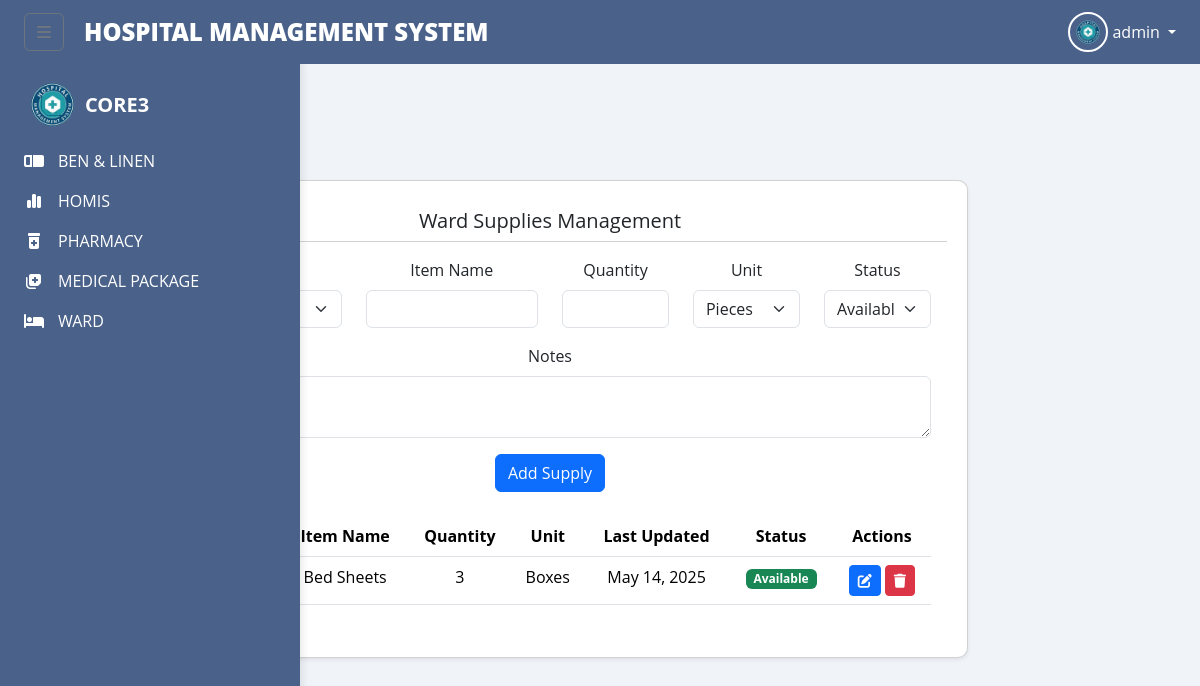
Page /ward_supplies.php (signed in) on the committed database.
### tables this page shows
CREATE TABLE `ward_supplies` (
  `supply_id` int(11) NOT NULL,
  `item_type` enum('linen','medical','equipment') NOT NULL,
  `item_name` varchar(100) NOT NULL,
  `quantity` int(11) NOT NULL DEFAULT 0,
  `unit` enum('pieces','boxes','sets') NOT NULL,
  `status` enum('available','low','out') NOT NULL DEFAULT 'available',
  `notes` text DEFAULT NULL,
  `created_by` int(11) NOT NULL,
  `created_at` timestamp NOT NULL DEFAULT current_timestamp(),
  `updated_at` timestamp NOT NULL DEFAULT current_timestamp() ON UPDATE current_timestamp()
);

### ward_supplies.php (the view, shortened to what this page needs)
<?php
include 'config.php';
$supplies = [];
$query = "SELECT * FROM ward_supplies ORDER BY item_type, item_name";
$result = $conn->query($query);
if ($result) {
    while ($row = $result->fetch_assoc()) {
        $supplies[] = $row;
    }
}
?>
<!DOCTYPE html>
<html lang="en">
<head>
    <link href="https://cdn.jsdelivr.net/npm/bootstrap@5.3.3/dist/css/bootstrap.min.css" rel="stylesheet">
    <link rel="stylesheet" href="https://cdnjs.cloudflare.com/ajax/libs/font-awesome/6.5.2/css/all.min.css">
    <link href='https://unpkg.com/boxicons@2.1.4/css/boxicons.min.css' rel='stylesheet'>
    <link rel="stylesheet" href="../components/tm.css">
</head>
<body>
    <?php include_once 'index.php'; ?>
    <div class="main-content">
        <div class="container-fluid">
            <div class="row">
                <div class="col-12">
                    <div class="card shadow-sm">
                        <div class="card-header bg-white">
                            <h5 class="mb-0">Ward Supplies Management</h5>
                        </div>
                        <div class="card-body">
                            <form method="POST" class="mb-4">
                                <div class="row">
                                    <div class="col-md-3 mb-3">
                                        <label class="form-label">Item Type</label>
                                    </div>
                                    <div class="col-md-3 mb-3">
                                        <label class="form-label">Item Name</label>
                                        <input type="text" name="item_name" class="form-control" required>
                                    </div>
                                    <div class="col-md-2 mb-3">
                                        <label class="form-label">Quantity</label>
                                        <input type="number" name="quantity" class="form-control" min="0" required>
                                    </div>
                                    <div class="col-md-2 mb-3">
                                        <label class="form-label">Unit</label>
                                        <select name="unit" class="form-select" required>
                                            <option value="pieces">Pieces</option>
                                        </select>
                                    </div>
                                    <div class="col-md-2 mb-3">
                                        <label class="form-label">Status</label>
                                        <select name="status" class="form-select" required>
                                            <option value="available">Available</option>
                                        </select>
                                    </div>
                                </div>
                                <div class="mb-3">
                                    <label class="form-label">Notes</label>
                                    <textarea name="notes" class="form-control" rows="2"></textarea>
                                </div>
                                <button type="submit" class="btn btn-primary">Add Supply</button>
                            </form>
                            <div class="table-responsive">
                                <table class="table table-hover">
                                    <thead>
                                        <tr>
                                            <th>Item Type</th>
                                            <th>Item Name</th>
                                            <th>Quantity</th>
                                            <th>Unit</th>
                                            <th>Last Updated</th>
                                            <th>Status</th>
                                            <th>Actions</th>
                                        </tr>
                                    </thead>
                                    <tbody>
                                        <?php if (count($supplies) > 0): ?>
                                            <?php foreach ($supplies as $supply): ?>
                                                <tr>
                                                    <td><?php echo ucfirst($supply['item_type']); ?></td>
                                                    <td><?php echo htmlspecialchars($supply['item_name']); ?></td>
                                                    <td><?php echo $supply['quantity']; ?></td>
                                                    <td><?php echo ucfirst($supply['unit']); ?></td>
                                                    <td><?php echo date('M d, Y', strtotime($supply['updated_at'])); ?></td>
                                                    <td>
                                                        <?php if ($supply['status'] === 'available'): ?>
                                                            <span class="badge bg-success">Available</span>
                                                        <?php elseif ($supply['status'] === 'low'): ?>
                                                            <span class="badge bg-warning">Low Stock</span>
                                                        <?php elseif ($supply['status'] === 'out'): ?>
                                                            <span class="badge bg-danger">Out of Stock</span>
                                                        <?php endif; ?>
                                                    </td>
                                                    <td>
                                                        <button class="btn btn-sm btn-primary"
                                                                onclick="editSupply(<?php echo $supply['supply_id']; ?>,
                                                                '<?php echo $supply['item_type']; ?>',
                                                                '<?php echo addslashes($supply['item_name']); ?>',
                                                                <?php echo $supply['quantity']; ?>,
                                                                '<?php echo $supply['unit']; ?>',
                                                                '<?php echo $supply['status']; ?>',
                                                                '<?php echo addslashes($supply['notes'] ?? ''); ?>')">
                                                            <i class="fas fa-edit"></i>
                                                        </button>
                                                        <a href="?delete=<?php echo $supply['supply_id']; ?>"
                                                           class="btn btn-sm btn-danger"
                                                           onclick="return confirm('Are you sure you want to delete this supply item?')">
                                                            <i class="fas fa-trash"></i>
                                                        </a>
                                                    </td>
                                                </tr>
                                            <?php endforeach; ?>
                                        <?php else: ?>
                                            <tr>
                                                <td colspan="7" class="text-center">No supplies found</td>
                                            </tr>
                                        <?php endif; ?>
                                    </tbody>
                                </table>
                            </div>
                        </div>
                    </div>
                </div>
            </div>
        </div>
    </div>
</body>
</html>

### ward_supplies.php (style rules this page uses)
.main-content { margin-left: 300px; transition: margin-left 0.3s; padding: 20px; width: calc(100% - 300px); }
.container-fluid { padding: 0; margin: 0; width: 100%; }
.card { margin-bottom: 20px; }

### index.php (style rules this page uses)
body { font-family: 'Open Sans', sans-serif; background-color: #F0F4F8; }
.main-content { margin-left: 0; transition: margin-left 0.3s; padding-top: 64px; }
#sidebar:not(.collapsed) ~ .main-content { margin-left: 100px; }
.card { background-color: #fff; border-radius: 10px; box-shadow: 0 6px 12px rgba(0,0,0,0.08); padding: 20px; flex: 1 1 250px; text-align: center; transition: transform 0.3s, box-shadow 0.3s; }

### rows in the picture
ward_supplies: item_name "Bed Sheets", quantity "3", unit "Boxes", updated_at "May 14, 2025", status "Available"

### other values in the picture
$_SESSION['account_type'] "admin"
